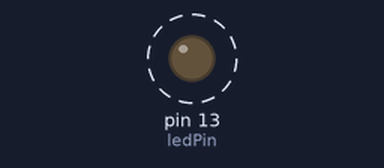
A sketch run on a simulated Arduino Uno, built with avr-gcc and run on an emulated ATmega328P. Parts: output pins drawn as LEDs (lit = HIGH). Dashed ring = blinking.

Above: at 0.5 s.
Timing chart, 0 to 4.6 s (numbered marks = the images above):
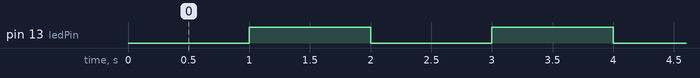

The sketch:

slave2.ino
```cpp
#include <Wire.h>
const int ledPin = 13;
const int btnPin = 10;
int buttonState = 0;
int contador = 0;

void setup() {
  Serial.begin(9600);
  contador = 0;

  //I2C
  Wire.begin(0x8);
  Wire.onReceive(receiveEvent);
  Wire.onRequest(requestEvent);

  //IO
  pinMode(btnPin, INPUT);
  pinMode(ledPin, OUTPUT);
  digitalWrite(ledPin, LOW);
}
void receiveEvent(int howMany){
  while(Wire.available()){
    char c = Wire.read();
    digitalWrite(ledPin, c);
  }
}
void requestEvent() {
  Wire.write("S->M=");
  Wire.write(contador);
}

void loop() {
  // put your main code here, to run repeatedly:
  delay(1000);
  buttonState = !buttonState;// digitalRead(btnPin);
  // check if the pushbutton is pressed. If it is, the buttonState is HIGH:
  if (buttonState == HIGH) {
    // turn LED on:
    digitalWrite(ledPin, HIGH);
	contador++;
  } else {
    // turn LED off:
    digitalWrite(ledPin, LOW);
  }
}
```

Measured:
- by itself, pin 13 (ledPin): alternates HIGH for 1.0 s and LOW for 1.0 s
